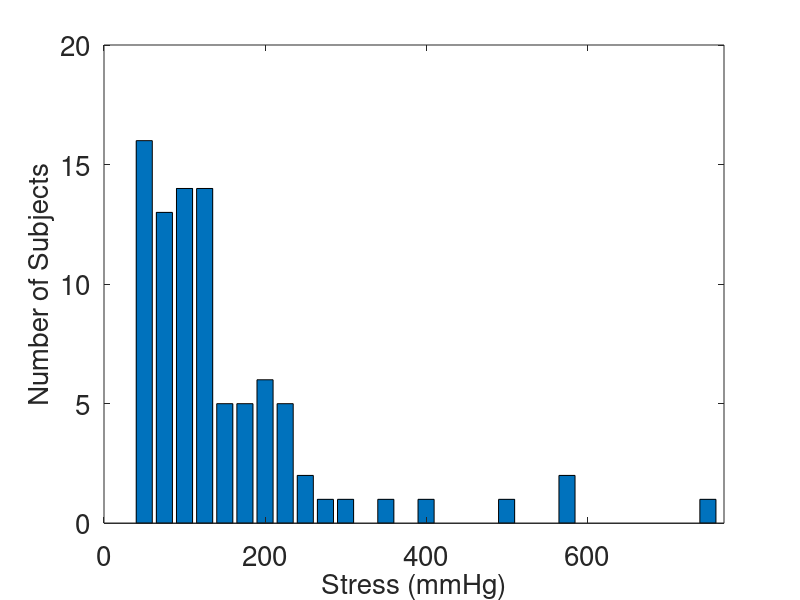

Source code (MATLAB):
data =[   111    73    57    64   154   137   123   115   135   196   200   147   134   191    91    76    64    64    73    57 ...
    63   235   160    92   121   120    67    57    55   110   194   110    78   187    86    91    62   106    60   101 ...
   201    75   272   188    66    67   107   143   141    62   128    93   143   131   142   368   290   150   210   301 ...
   134   514   209   271   770   217    86    99    95   247   111    83   157   404   138   249   247   247   133   106 ...
   211   590    99   132   596   119   173   104];


%x = min(data)-25:50:max(data)+25;
%x = [75 125 175 225];
x = 25:25:800;
hist(data,x)
pause
a = histc(data,x);
bar(x,a)
xlim([0 max(data)])
h1 = xlabel('Stress (mmHg)');
h2 = ylabel('Number of Subjects');
fsize = 20;
set(gca,'fontsize',fsize) % increase the size
set(h1,'fontsize',fsize) % increase the size
set(h2,'fontsize',fsize) % increase the size
%plot(x,a)

